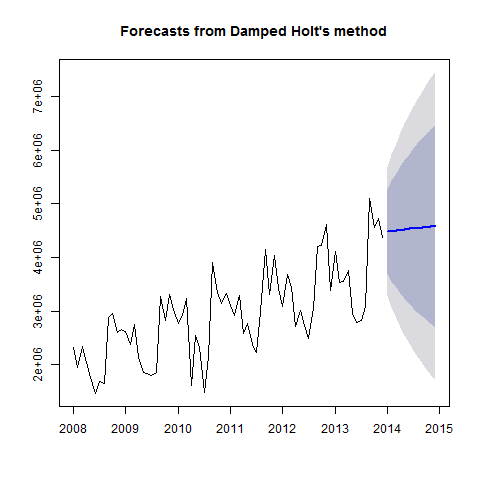

Recreate this plot in R.
#Creates Model_holt_3 plot

png("Plots/Model_holt_3_plot.png")
plot(Model_holt_3)
dev.off()